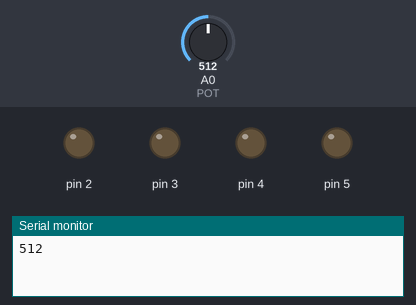
Bench run of a sketch on a simulated Arduino Uno, built with avr-gcc and run on an emulated ATmega328P. Shown: output pins drawn as LEDs (lit = HIGH), the last lines printed to the serial monitor. Inputs (shaded band) come from the test bench; at power-on: A0 (POT) = 512.

Above: at 0.1 s.
At 0.6 s:
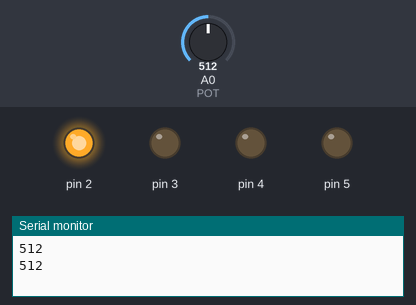
Timing chart, 0 to 2.1 s (numbered marks = the images above):
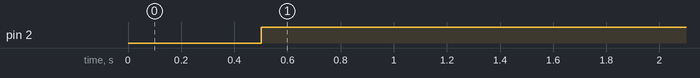

The sketch:

sketch_apr03d.ino
```cpp
const int POT=0;
int value=0;

void setup() {
  Serial.begin(9600);
  pinMode(2,OUTPUT);
  pinMode(3,OUTPUT);
  pinMode(4,OUTPUT);
  pinMode(5,OUTPUT);
}

void loop() {
  value=analogRead(POT);
  Serial.println(value);
  delay(500);
  if(1 < value < 255) {
    digitalWrite(2, HIGH);
  } else if (256 < value < 511) {
    digitalWrite(3, HIGH);
  } else if (512 < value < 767) {
    digitalWrite(4, HIGH);
  } else if (768 < value < 1023) {
    digitalWrite(5, HIGH);
  }


}
```

Measured:
- by itself, pin 2: LOW → HIGH at 0.50 s
